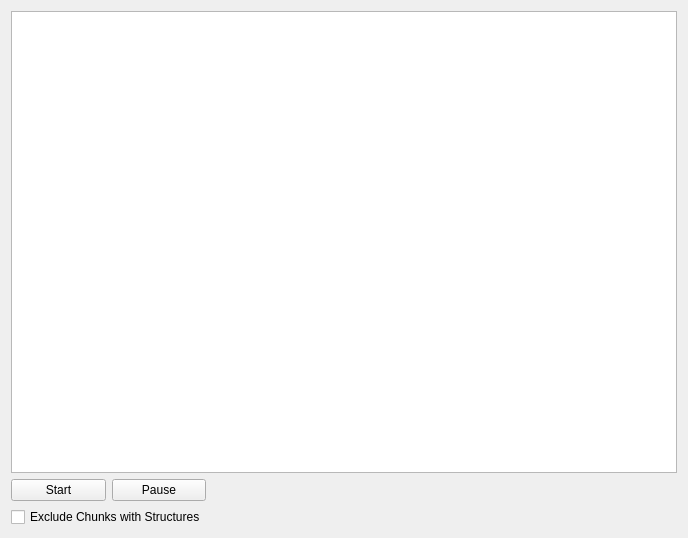
<?xml version="1.0" encoding="UTF-8"?>
<ui version="4.0">
 <class>BaseFinderViewClass</class>
 <widget class="QWidget" name="BaseFinderViewClass">
  <property name="enabled">
   <bool>true</bool>
  </property>
  <property name="geometry">
   <rect>
    <x>0</x>
    <y>0</y>
    <width>688</width>
    <height>538</height>
   </rect>
  </property>
  <property name="windowTitle">
   <string>Minecraft Base Finder</string>
  </property>
  <layout class="QVBoxLayout" name="verticalLayout_2">
   <item>
    <widget class="ZoomableGraphicsView" name="graphicsView"/>
   </item>
   <item>
    <layout class="QHBoxLayout" name="horizontalLayout_2">
     <item>
      <layout class="QVBoxLayout" name="verticalLayout">
       <item>
        <layout class="QHBoxLayout" name="horizontalLayout">
         <item>
          <widget class="QPushButton" name="startButton">
           <property name="text">
            <string>Start</string>
           </property>
          </widget>
         </item>
         <item>
          <widget class="QPushButton" name="pauseButton">
           <property name="text">
            <string>Pause</string>
           </property>
          </widget>
         </item>
        </layout>
       </item>
       <item>
        <widget class="QCheckBox" name="excludeBox">
         <property name="text">
          <string>Exclude Chunks with Structures</string>
         </property>
        </widget>
       </item>
      </layout>
     </item>
     <item>
      <spacer name="horizontalSpacer">
       <property name="orientation">
        <enum>Qt::Orientation::Horizontal</enum>
       </property>
       <property name="sizeHint" stdset="0">
        <size>
         <width>418</width>
         <height>20</height>
        </size>
       </property>
      </spacer>
     </item>
    </layout>
   </item>
  </layout>
 </widget>
 <layoutdefault spacing="6" margin="11"/>
 <customwidgets>
  <customwidget>
   <class>ZoomableGraphicsView</class>
   <extends>QGraphicsView</extends>
   <header>ZoomableGraphicsView.h</header>
  </customwidget>
 </customwidgets>
 <resources>
  <include location="BaseFinderView.qrc"/>
 </resources>
 <connections/>
</ui>
